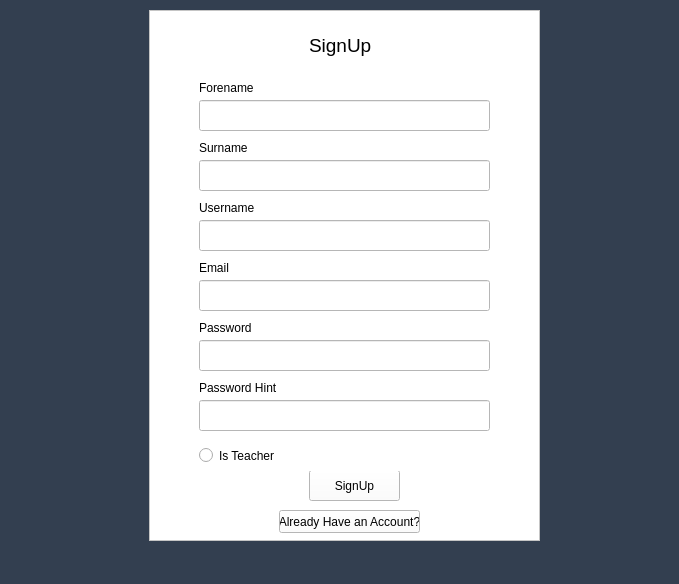
<?xml version="1.0" encoding="UTF-8"?>
<ui version="4.0">
 <class>MainWindow</class>
 <widget class="QMainWindow" name="MainWindow">
  <property name="geometry">
   <rect>
    <x>0</x>
    <y>0</y>
    <width>679</width>
    <height>584</height>
   </rect>
  </property>
  <property name="windowTitle">
   <string>MainWindow</string>
  </property>
  <property name="styleSheet">
   <string notr="true">background-color: rgb(51, 63, 80)</string>
  </property>
  <widget class="QWidget" name="centralwidget">
   <widget class="QFrame" name="frame">
    <property name="geometry">
     <rect>
      <x>149</x>
      <y>10</y>
      <width>391</width>
      <height>531</height>
     </rect>
    </property>
    <property name="styleSheet">
     <string notr="true">background-color: rgb(255, 255, 255);</string>
    </property>
    <property name="frameShape">
     <enum>QFrame::StyledPanel</enum>
    </property>
    <property name="frameShadow">
     <enum>QFrame::Raised</enum>
    </property>
    <widget class="QLabel" name="label">
     <property name="geometry">
      <rect>
       <x>160</x>
       <y>20</y>
       <width>71</width>
       <height>31</height>
      </rect>
     </property>
     <property name="font">
      <font>
       <pointsize>14</pointsize>
      </font>
     </property>
     <property name="text">
      <string>SignUp</string>
     </property>
    </widget>
    <widget class="QLineEdit" name="txtForename">
     <property name="geometry">
      <rect>
       <x>50</x>
       <y>90</y>
       <width>291</width>
       <height>31</height>
      </rect>
     </property>
    </widget>
    <widget class="QLabel" name="lblForename">
     <property name="geometry">
      <rect>
       <x>50</x>
       <y>70</y>
       <width>61</width>
       <height>16</height>
      </rect>
     </property>
     <property name="text">
      <string>Forename</string>
     </property>
    </widget>
    <widget class="QLabel" name="lblSurname">
     <property name="geometry">
      <rect>
       <x>50</x>
       <y>130</y>
       <width>61</width>
       <height>16</height>
      </rect>
     </property>
     <property name="text">
      <string>Surname</string>
     </property>
    </widget>
    <widget class="QLineEdit" name="txtSurname">
     <property name="geometry">
      <rect>
       <x>50</x>
       <y>150</y>
       <width>291</width>
       <height>31</height>
      </rect>
     </property>
    </widget>
    <widget class="QLabel" name="lblUsername">
     <property name="geometry">
      <rect>
       <x>50</x>
       <y>190</y>
       <width>61</width>
       <height>16</height>
      </rect>
     </property>
     <property name="text">
      <string>Username</string>
     </property>
    </widget>
    <widget class="QLineEdit" name="txtUsername">
     <property name="geometry">
      <rect>
       <x>50</x>
       <y>210</y>
       <width>291</width>
       <height>31</height>
      </rect>
     </property>
    </widget>
    <widget class="QLabel" name="lblEmail">
     <property name="geometry">
      <rect>
       <x>50</x>
       <y>250</y>
       <width>61</width>
       <height>16</height>
      </rect>
     </property>
     <property name="text">
      <string>Email</string>
     </property>
    </widget>
    <widget class="QLineEdit" name="txtEmail">
     <property name="geometry">
      <rect>
       <x>50</x>
       <y>270</y>
       <width>291</width>
       <height>31</height>
      </rect>
     </property>
    </widget>
    <widget class="QLabel" name="lblPassword">
     <property name="geometry">
      <rect>
       <x>50</x>
       <y>310</y>
       <width>91</width>
       <height>16</height>
      </rect>
     </property>
     <property name="text">
      <string>Password</string>
     </property>
    </widget>
    <widget class="QLineEdit" name="txtPassword">
     <property name="geometry">
      <rect>
       <x>50</x>
       <y>330</y>
       <width>291</width>
       <height>31</height>
      </rect>
     </property>
    </widget>
    <widget class="QLabel" name="lblPasswordHint">
     <property name="geometry">
      <rect>
       <x>50</x>
       <y>370</y>
       <width>101</width>
       <height>16</height>
      </rect>
     </property>
     <property name="text">
      <string>Password Hint</string>
     </property>
    </widget>
    <widget class="QLineEdit" name="txtPasswordHint">
     <property name="geometry">
      <rect>
       <x>50</x>
       <y>390</y>
       <width>291</width>
       <height>31</height>
      </rect>
     </property>
    </widget>
    <widget class="QPushButton" name="btnSignup">
     <property name="geometry">
      <rect>
       <x>160</x>
       <y>460</y>
       <width>91</width>
       <height>31</height>
      </rect>
     </property>
     <property name="text">
      <string>SignUp</string>
     </property>
    </widget>
    <widget class="QRadioButton" name="rbIsTeacher">
     <property name="geometry">
      <rect>
       <x>50</x>
       <y>430</y>
       <width>291</width>
       <height>31</height>
      </rect>
     </property>
     <property name="text">
      <string>Is Teacher</string>
     </property>
    </widget>
    <widget class="QPushButton" name="btnHaveAccount">
     <property name="geometry">
      <rect>
       <x>130</x>
       <y>500</y>
       <width>141</width>
       <height>23</height>
      </rect>
     </property>
     <property name="text">
      <string>Already Have an Account?</string>
     </property>
    </widget>
   </widget>
  </widget>
  <widget class="QMenuBar" name="menubar">
   <property name="geometry">
    <rect>
     <x>0</x>
     <y>0</y>
     <width>679</width>
     <height>21</height>
    </rect>
   </property>
  </widget>
  <widget class="QStatusBar" name="statusbar"/>
 </widget>
 <resources/>
 <connections/>
</ui>
